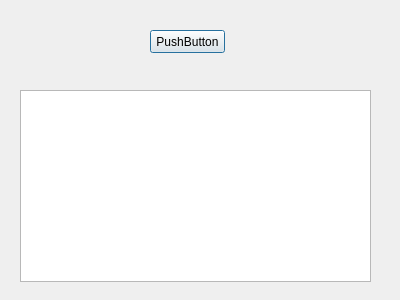
<?xml version="1.0" encoding="UTF-8"?>
<ui version="4.0">
 <class>rigister</class>
 <widget class="QDialog" name="rigister">
  <property name="geometry">
   <rect>
    <x>0</x>
    <y>0</y>
    <width>400</width>
    <height>300</height>
   </rect>
  </property>
  <property name="windowTitle">
   <string>Dialog</string>
  </property>
  <widget class="QPushButton" name="pushButton">
   <property name="geometry">
    <rect>
     <x>150</x>
     <y>30</y>
     <width>75</width>
     <height>23</height>
    </rect>
   </property>
   <property name="text">
    <string>PushButton</string>
   </property>
  </widget>
  <widget class="QTableView" name="tableView">
   <property name="geometry">
    <rect>
     <x>20</x>
     <y>90</y>
     <width>351</width>
     <height>192</height>
    </rect>
   </property>
  </widget>
 </widget>
 <resources/>
 <connections/>
</ui>
